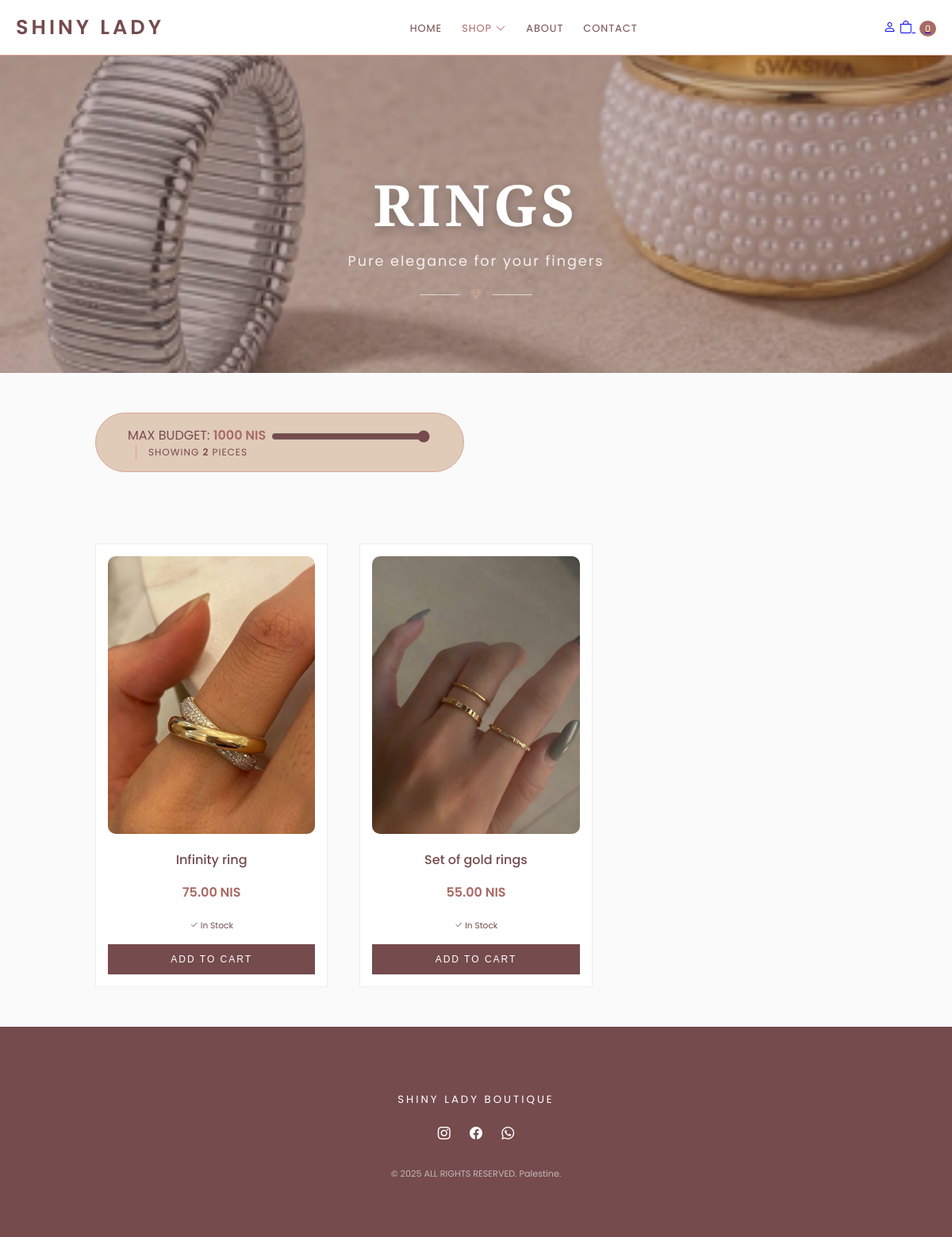
Screenshot of /web2026/customer/rings.php with the database file from the repository.
### tables this page shows
CREATE TABLE `products` (
  `id` int(11) NOT NULL,
  `name` varchar(255) NOT NULL,
  `price` decimal(10,2) NOT NULL,
  `stock` int(11) DEFAULT 10,
  `category_id` int(11) DEFAULT NULL,
  `image` varchar(255) DEFAULT NULL,
  `description` text DEFAULT NULL,
  `created_at` timestamp NOT NULL DEFAULT current_timestamp()
);

### web2026/customer/rings.php (the view, shortened to what this page needs)
<?php
global $conn;
?>
<!DOCTYPE html>
<html lang="en">
<head>
    <link rel="stylesheet" href="https://cdn.jsdelivr.net/npm/bootstrap-icons@1.11.0/font/bootstrap-icons.css">
    <link rel="stylesheet" href="css/style.css">
</head>
<body>
<header class="fixed-top shadow-sm" style="background: white;">
    <div class="header-container">
        <a href="index.php" class="logo">SHINY LADY</a>
        <nav id="main-nav">
            <ul>
                <li><a href="index.php">Home</a></li>
                <li class="dropdown">
                    <a href="#" class="active">Shop <i class="bi bi-chevron-down"></i></a>
                </li>
                <li><a href="index.php#about">About</a></li>
                <li><a href="index.php#contact">Contact</a></li>
            </ul>
        </nav>
        <div class="header-icons">
            <?php if(isset($_SESSION['user_name'])): ?>
                <span class="user-greeting">Hi, <?php echo htmlspecialchars($_SESSION['user_name']); ?></span>
                <a href="login.php" title="Logout" class="me-3"><i class="bi bi-box-arrow-right"></i></a>
            <?php else: ?>
                <a href="login.php" class="me-3" title="Login"><i class="bi bi-person"></i></a>
            <?php endif; ?>
            <a href="cart.php" class="position-relative">
                <i class="bi bi-bag"></i>
                <span class="cart-count" id="cartBadge"></span>
            </a>
        </div>
    </div>
</header>
<div class="shop-header-premium">
    <div class="header-overlay"></div>
    <div class="header-content">
        <h1>Rings</h1>
        <p>Pure elegance for your fingers</p>
        <div class="luxury-divider">
            <span></span> <i class="bi bi-gem"></i> <span></span>
        </div>
    </div>
</div>
<section class="filter-wrapper-section">
    <div class="container">
        <div class="filter-pill-box shadow-sm">
            <div class="d-flex align-items-center gap-3 flex-wrap justify-content-center">
                <label class="form-label small fw-bold text-plum-wine mb-0">
                    MAX BUDGET: <span id="priceValue" class="text-copper">1000 NIS</span>
                </label>
                <input type="range" class="form-range luxury-slider" id="priceRange"
                       min="0" max="1000" step="10" value="1000" oninput="filterByPrice()">
                <div class="visible-items-tag">
                    Showing <b id="visibleCount">0</b> Pieces
                </div>
            </div>
        </div>
    </div>
</section>
<div class="product-grid">
    <?php
    $result = mysqli_query($conn, "SELECT * FROM products WHERE category_id = 2 ORDER BY id DESC");
    if (mysqli_num_rows($result) > 0) {
        while ($row = mysqli_fetch_assoc($result)) {
            $stock = $row['stock'];
            ?>
            <div class="product-card">
                <div class="product-image-wrapper">
                    <img src="../images/<?php echo $row['image']; ?>" class="main-img" onerror="this.src='https://via.placeholder.com/350x450'">
                </div>
                <div class="info">
                    <h3><?php echo htmlspecialchars($row['name']); ?></h3>
                    <p class="price"><?php echo $row['price']; ?> NIS</p>
                    <div class="stock-label mb-2">
                        <?php if ($stock > 0): ?>
                            <small class="text-success"><i class="bi bi-check2"></i> In Stock</small>
                        <?php else: ?>
                            <small class="text-danger">Out of Stock</small>
                        <?php endif; ?>
                    </div>
                    <button class="btn-add-item"
                            onclick="addToCart('<?php echo addslashes($row['name']); ?>', <?php echo $row['price']; ?>, '../images/<?php echo $row['image']; ?>')"
                            <?php echo ($stock <= 0) ? 'disabled' : ''; ?>>
                        <?php echo ($stock > 0) ? 'Add To Cart' : 'Sold Out'; ?>
                    </button>
                </div>
            </div>
            <?php
        }
    } else {
        echo "<div style='grid-column: span 3; text-align: center; padding: 50px;'>New collection coming soon! ✨</div>";
    }
    ?>
</div>
<footer style="padding: 60px; background: var(--plum-wine); color: white; text-align: center;">
    <h5 style="letter-spacing: 3px; font-weight: 400; margin-bottom: 20px;">SHINY LADY BOUTIQUE</h5>
    <div class="social-links-luxury">
        <a href="https://www.instagram.com/shiny_lady11" target="_blank" style="color:white; margin:0 10px;"><i class="bi bi-instagram"></i></a>
        <a href="https://www.facebook.com/profile.php?id=61552096407180" target="_blank" style="color:white; margin:0 10px;"><i class="bi bi-facebook"></i></a>
        <a href="https://wa.me/970597163105" target="_blank" style="color:white; margin:0 10px;"><i class="bi bi-whatsapp"></i></a>
    </div>
    <p style="margin-top: 30px; font-size: 0.7rem; opacity: 0.6;">
        &copy; 2025 ALL RIGHTS RESERVED. Palestine.
    </p>
</footer>
</body>
</html>

### web2026/customer/css/style.css (style rules this page uses)
:root { --plum-wine: #754B4D; --copper-rose: #A86A65; --rosewater: #D8A694; --china-doll: #E0CBB9; --white: #ffffff; }
body { font-family: 'Poppins', sans-serif; margin: 0; color: var(--plum-wine); background-color: #fafafa; scroll-behavior: smooth; }
header.fixed-top { position: sticky; top: 0; width: 100%; background: rgba(255, 255, 255, 0.98); border-bottom: 1px solid var(--rosewater); z-index: 1000; padding: 15px 0; }
.header-container { max-width: 1200px; margin: 0 auto; display: flex; justify-content: space-between; align-items: center; padding: 0 20px; }
.logo { font-size: 1.6rem; font-weight: 600; letter-spacing: 4px; color: var(--plum-wine); text-decoration: none; }
nav ul { list-style: none; display: flex; gap: 25px; margin: 0; padding: 0; }
nav ul li a { text-decoration: none; color: var(--plum-wine); font-size: 0.8rem; text-transform: uppercase; letter-spacing: 1px; }
nav ul li a:hover, nav ul li a.active { color: var(--copper-rose); }
.dropdown { position: relative; }
.product-grid { display: grid; grid-template-columns: repeat(auto-fit, minmax(280px, 1fr)); gap: 30px; padding: 50px 10%; }
.product-card { background: white; border: 1px solid #eee; padding: 15px; text-align: center; transition: 0.3s; }
.product-card img { width: 100%; height: 350px; object-fit: cover; }
.cart-count { background: var(--copper-rose); color: white; border-radius: 50%; padding: 2px 7px; font-size: 0.7rem; margin-left: 5px; }
.main-img { width: 280px; height: 380px; top: 0; left: 0; z-index: 2; }
html { scroll-behavior: smooth; }
.product-image-wrapper { position: relative; width: 100%; height: 350px; overflow: hidden; border-radius: 8px; margin-bottom: 20px; }
.main-img { width: 100%; height: 100%; object-fit: cover; transition: transform 0.8s ease; }
.text-copper { color: var(--copper-rose); font-weight: 600; }
#visibleCount { color: var(--plum-wine); font-weight: 600; }

### rows the page displays
products: image (picture), name "Infinity ring", price "75.00", stock "In Stock"
products: image (picture), name "Set of gold rings", price "55.00", stock "In Stock"
